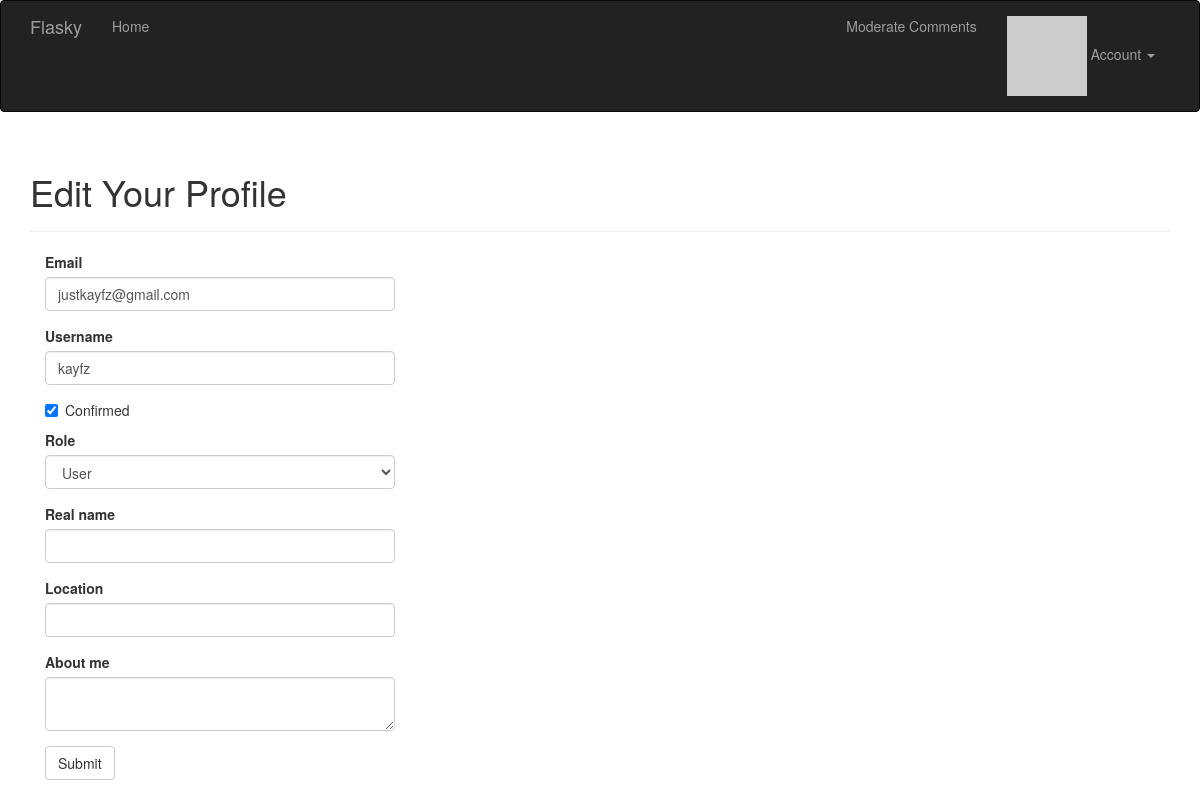
/edit-profile/3 (signed in), run on an earlier commit of the app's database.
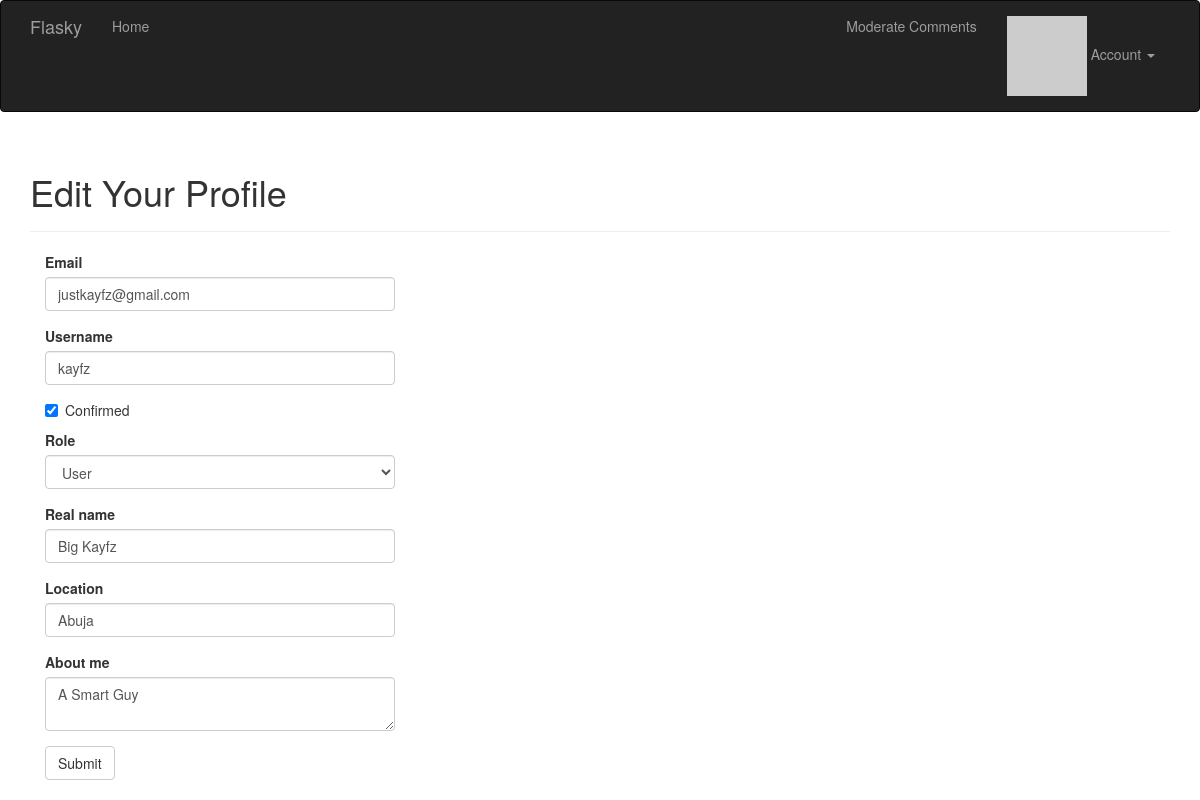
And on a later commit of the database.
### app/models.py (models this page shows, shortened)
class User(UserMixin, db.Model):
    __tablename__ = 'users'
    id = db.Column(db.Integer, primary_key=True)
    email = db.Column(db.String(64), unique=True, index=True)
    username = db.Column(db.String(64), unique=True, index=True)
    password_hash = db.Column(db.String(128))
    role_id = db.Column(db.Integer, db.ForeignKey('roles.id'))
    confirmed = db.Column(db.Boolean, default=False)
    name = db.Column(db.String(64))
    location = db.Column(db.String(64))
    about_me = db.Column(db.Text())
    member_since = db.Column(db.DateTime(), default=datetime.utcnow)
    last_seen = db.Column(db.DateTime(), default=datetime.utcnow)
    avatar_hash = db.Column(db.String(32))
    posts = db.relationship('Post', backref='author', lazy='dynamic')
    followed = db.relationship('Follow',
                               foreign_keys=[Follow.follower_id],
                               backref=db.backref('follower', lazy='joined'),
                               lazy='dynamic',
                               cascade='all, delete-orphan')
    followers = db.relationship('Follow',
                                foreign_keys=[Follow.followed_id],
                                backref=db.backref('followed', lazy='joined'),
                                lazy='dynamic',
                                cascade='all, delete-orphan')
    comments = db.relationship('Comment', backref='author', lazy='dynamic')
    @property
    def password(self):
        raise AttributeError('password is not a readable attribute')
    def ping(self):
        self.last_seen = datetime.utcnow()
        db.session.add(self)
        db.session.commit()
    def can(self, perm):
        return self.role is not None and self.role.has_permission(perm)
    def gravatar(self, size=100, default='identicon', rating='g'):
        url = 'https://secure.gravatar.com/avatar'
        hash = hashlib.md5(self.email.lower().encode('utf-8')).hexdigest()
        return '{url}/{hash}?s={size}&d={default}&r={rating}'.format(
            url=url, hash=hash, size=size, default=default, rating=rating)

### app/main/views.py (the view, shortened to what this page needs)
@main.route('/edit-profile/<int:id>', methods=['GET', 'POST'])
@login_required
@admin_required
def edit_profile_admin(id):
    user = User.query.get_or_404(id)
    form = EditProfileAdminForm(user=user)
    form.email.data = user.email
    form.username.data = user.username
    form.confirmed.data = user.confirmed
    form.role.data = user.role_id
    form.name.data = user.name
    form.location.data = user.location
    form.about_me.data = user.about_me
    return render_template('edit_profile.html', form=form, user=user)

### app/main/forms.py (shortened to what this page needs)
class EditProfileAdminForm(FlaskForm):
    email = StringField('Email', validators=[DataRequired(), Length(1, 64),
    Email()])
    username = StringField('Username', validators=[
        DataRequired(), Length(1, 64),
        Regexp('^[A-Za-z][A-Za-z0-9_.]*$', 0,
        'Usernames must have only letters, numbers, dots or '
        'underscores')])
    confirmed = BooleanField('Confirmed')
    role = SelectField('Role', coerce=int)
    name = StringField('Real name', validators=[Length(0, 64)])
    location = StringField('Location', validators=[Length(0, 64)])
    about_me = TextAreaField('About me')
    submit = SubmitField('Submit')
    def __init__(self, user, *args, **kwargs):
        super(EditProfileAdminForm, self).__init__(*args, **kwargs)
        self.role.choices = [(role.id, role.name)
                            for role in Role.query.order_by(Role.name).all()]
        self.user = user

### app/main/__init__.py (called while the page is built)
@main.app_context_processor
def inject_permissions():
    return dict(Permission=Permission)

### app/models.py (called while the page is built)
@login_manager.user_loader
def load_user(user_id):
    return User.query.get(int(user_id))

    def has_permission(self, perm):
        return self.permissions & perm == perm

### app/templates/edit_profile.html (shortened to what this page needs)
{% extends "base.html" %}
{% import "bootstrap/wtf.html" as wtf %}
{% block page_content %}
<div class="page-header">
    <h1>Edit Your Profile</h1>
</div>
<div class="col-md-4">
    {{ wtf.quick_form(form) }}
</div>
{% endblock %}

What changed in the data, as far as the page shows it:
changed User "justkayfz@gmail.com": name (not shown) → "Big Kayfz"; location (not shown) → "Abuja"; about_me (not shown) → "A Smart Guy"
